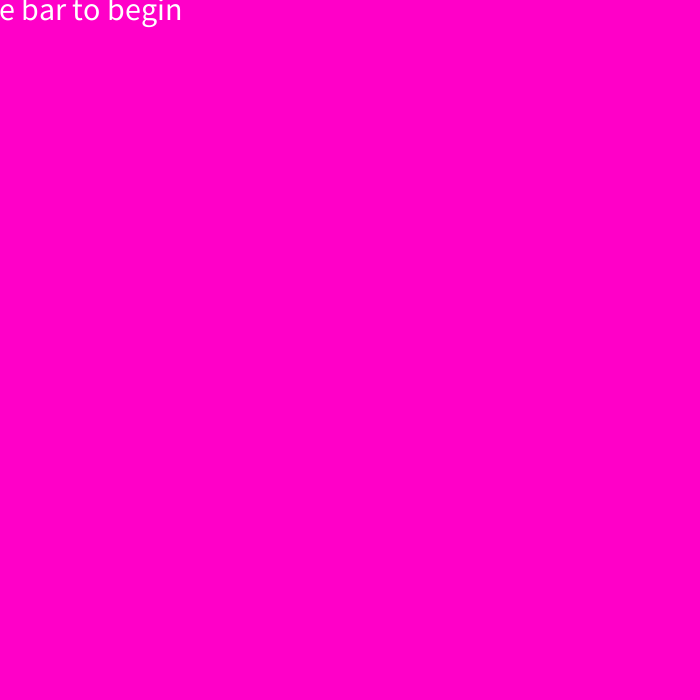
Frame 1 (no input)
Frame 60 (the mouse pressed at the canvas centre just before this capture): identical to frame 1, image omitted
Frame 120 (the mouse held since frame 60 and released just before this capture): identical to frame 1, image omitted

The Processing sketch that drew this single still picture (run headless with seeded random() and noise(); from frame 60 on, the mouse is pressed at the canvas centre):

// Processing sketch: processing_154263
// ── processing_154263.pde

int state = 0;
int numStars =500;
float[] dotX = new float [numStars];
float[] dotY = new float [numStars];
float[] velocity = new float [numStars];

float blackHoleX;
float blackHoleY;
float blackHoleVelocity;
void setup() {
  size (700, 700);
  background(255, 0, 200);
  for (int i=0; i<numStars; i++) {
    dotX[i] =0;
    dotY[i] =random(height);
    velocity[i] =random(5);
  }
  
  blackHoleX =width/2;
  blackHoleY = height/2;
  blackHoleVelocity =0.0;
}
void draw() {
  if (state ==0) {
    background(255, 0, 200);
    textSize(32);
    textAlign(CENTER);
    text("press space bar to begin", 20, 20);
  } else if (state ==1) {
    background(255, 0, 200);

    stroke(56);
    strokeWeight(5);
    for (int i=0; i<numStars; i++) {
      point(dotX[i], dotY[i]);

      dotX[i] += velocity[i];
      if (dotX[i] >width) {
        dotX[i] = 0;
      }
    }
    
    //draw the blackHole
    stroke (0);
    strokeWeight(25);
    point(blackHoleX, blackHoleY);
    
    for (int i=0; i<numStars; i++) {
    if (dist(dotX[i], dotY[i], blackHoleX, blackHoleY) < 75) {
        dotX[i]=blackHoleX;
        dotY[i]=blackHoleY;
      }
    }
  } else {
  }
}
void keyPressed() {
  if (state ==0) {
    if (key ==' ') {
      state=1;
    }
  } else if (state ==1) {
  } else {
  }
}
